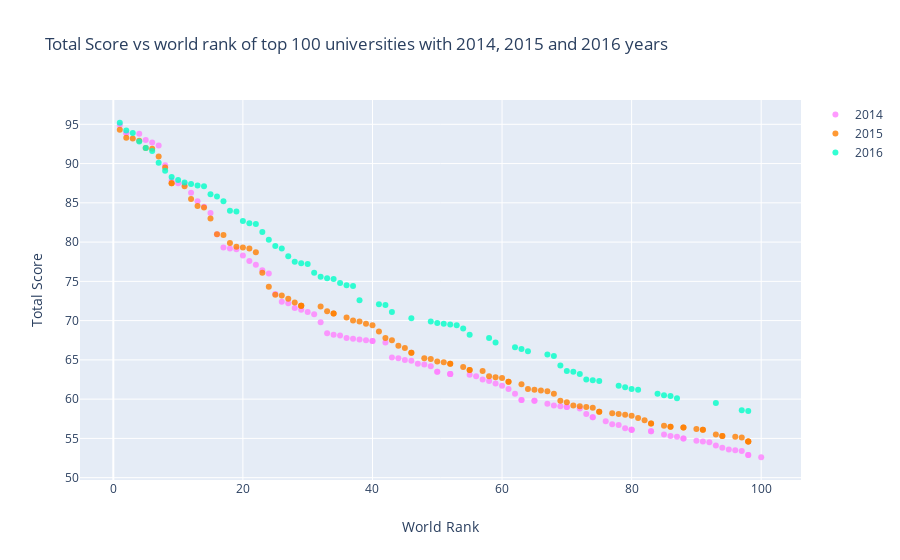

Notebook cell for this chart:
### Code cell
# prepare data frames
df2014 = timesData[timesData.year == 2014].iloc[:100,:] # 2014 yılındaki ilk 100 üniversite alındı.
df2015 = timesData[timesData.year == 2015].iloc[:100,:] # 2015 yılındaki ilk 100 üniversite alındı.
df2016 = timesData[timesData.year == 2016].iloc[:100,:] # 2016 yılındaki ilk 100 üniversite alındı.
# import graph objects as "go"
import plotly.graph_objs as go
# creating trace1
trace1 =go.Scatter(
                    x = df2014.world_rank,
                    y = df2014.total_score,
                    mode = "markers",
                    name = "2014",
                    marker = dict(color = 'rgba(255, 128, 255, 0.8)'),
                    text= df2014.university_name)
# creating trace2
trace2 =go.Scatter(
                    x = df2015.world_rank,
                    y = df2015.total_score,
                    mode = "markers",
                    name = "2015",
                    marker = dict(color = 'rgba(255, 128, 2, 0.8)'),
                    text= df2015.university_name)
# creating trace3
trace3 =go.Scatter(
                    x = df2016.world_rank,
                    y = df2016.total_score,
                    mode = "markers",
                    name = "2016",
                    marker = dict(color = 'rgba(0, 255, 200, 0.8)'),#  0.8 : saydamlık oranı
                    text= df2016.university_name)
data = [trace1, trace2, trace3] # oluşturulan 3 scatter data'da birleştiriliyor.
layout = dict(title = 'Total Score vs world rank of top 100 universities with 2014, 2015 and 2016 years',
              xaxis= dict(title= 'World Rank',ticklen= 5,zeroline= True),
              yaxis= dict(title= 'Total Score',ticklen= 15,zeroline= True)
             )
fig = dict(data = data, layout = layout)
iplot(fig)

### Figure 1 — Plotly figure (JSON) as saved in the notebook; plotly's stock layout.template omitted (floating-point values rounded to 4 significant figures)
{"data": [{"marker": {"color": "rgba(255, 128, 255, 0.8)"}, "mode": "markers", "name": "2014", "text": ["California Institute of Technology", "Harvard University", "University of Oxford", "Stanford University", "Massachusetts Institute of Technology", "Princeton University", "University of Cambridge", "University of California, Berkeley", "University of Chicago", "Imperial College London", "Yale University", "University of California, Los Angeles", "Columbia University", "ETH Zurich – Swiss Federal Institute of Technology Zurich", "Johns Hopkins University", "University of Pennsylvania", "Duke University", "University of Michigan", "Cornell University", "University of Toronto", "University College London", "Northwestern University", "University of Tokyo", "Carnegie Mellon University", "University of Washington", "National University of Singapore", "University of Texas at Austin", "Georgia Institute of Technology", "University of Illinois at Urbana-Champaign", "University of Wisconsin-Madison", "University of British Columbia", "London School of Economics and Political Science", "University of California, Santa Barbara", "University of Melbourne", "McGill University", "Karolinska Institute", "École Polytechnique Fédérale de Lausanne", "King’s College London", "University of Edinburgh", "New York University", "University of California, San Diego", "Washington University in St Louis", "University of Hong Kong", "Seoul National University", "Peking University", "University of Minnesota", "University of North Carolina at Chapel Hill", "Australian National University", "Pennsylvania State University", "Boston University", "Tsinghua University", "Brown University", "Kyoto University", "University of California, Davis", "LMU Munich", "Korea Advanced Institute of Science and Technology (KAIST)", "Hong Kong University of Science and Technology", "University of Manchester", "Ohio State University", "Pohang University of Science and Technology", "KU Leuven", "Purdue University", "The University of Queensland", "University of Göttingen", "Rice University", "École Normale Supérieure", "Leiden University", "Heidelberg University", "Delft University of Technology", "University of Southern California", "École Polytechnique", "University of Sydney", "Erasmus University Rotterdam", "University of Basel", "Utrecht University", "Nanyang Technological University", "Wageningen University and Research Center", "University of Pittsburgh", "University of Bristol", "Durham University", "Emory University", "Tufts University", "Michigan State University", "University of Amsterdam", "Ghent University", "Free University of Berlin", "Technical University of Munich", "Case Western Reserve University", "Vanderbilt University", "University of Notre Dame", "Monash University", "McMaster University", "University of California, Irvine", "Humboldt University of Berlin", "University of Rochester", "Pierre and Marie Curie University", "University of Colorado Boulder", "Maastricht University", "University of Groningen", "University of Helsinki"], "type": "scatter", "x": ["1", "2", "2", "4", "5", "6", "7", "8", "9", "10", "11", "12", "13", "14", "15", "16", "17", "18", "19", "20", "21", "22", "23", "24", "25", "26", "27", "28", "29", "30", "31", "32", "33", "34", "35", "36", "37", "38", "39", "40", "40", "42", "43", "44", "45", "46", "47", "48", "49", "50", "50", "52", "52", "52", "55", "56", "57", "58", "59", "60", "61", "62", "63", "63", "65", "65", "67", "68", "69", "70", "70", "72", "73", "74", "74", "76", "77", "78", "79", "80", "80", "80", "83", "83", "85", "86", "87", "88", "88", "90", "91", "92", "93", "94", "95", "96", "97", "98", "98", "100"], "y": ["94.9", "93.9", "93.9", "93.8", "93.0", "92.7", "92.3", "89.8", "87.8", "87.5", "87.4", "86.3", "85.2", "84.5", "83.7", "81.0", "79.3", "79.2", "79.1", "78.3", "77.6", "77.1", "76.4", "76.0", "73.4", "72.4", "72.2", "71.6", "71.4", "71.1", "70.8", "69.8", "68.4", "68.2", "68.1", "67.8", "67.7", "67.6", "67.5", "67.4", "67.4", "67.2", "65.3", "65.2", "65.0", "64.9", "64.5", "64.4", "64.2", "63.5", "63.5", "63.2", "63.2", "63.2", "63.1", "62.9", "62.5", "62.3", "62.0", "61.7", "61.3", "60.7", "59.9", "59.9", "59.8", "59.8", "59.4", "59.2", "59.1", "59.0", "59.0", "58.8", "58.1", "57.7", "57.7", "57.2", "56.8", "56.7", "56.3", "56.1", "56.1", "56.1", "55.9", "55.9", "55.5", "55.3", "55.2", "55.0", "55.0", "54.7", "54.6", "54.5", "54.1", "53.8", "53.6", "53.5", "53.4", "52.9", "52.9", "52.6"]}, {"marker": {"color": "rgba(255, 128, 2, 0.8)"}, "mode": "markers", "name": "2015", "text": ["California Institute of Technology", "Harvard University", "University of Oxford", "Stanford University", "University of Cambridge", "Massachusetts Institute of Technology", "Princeton University", "University of California, Berkeley", "Imperial College London", "Yale University", "University of Chicago", "University of California, Los Angeles", "ETH Zurich – Swiss Federal Institute of Technology Zurich", "Columbia University", "Johns Hopkins University", "University of Pennsylvania", "University of Michigan", "Duke University", "Cornell University", "University of Toronto", "Northwestern University", "University College London", "University of Tokyo", "Carnegie Mellon University", "National University of Singapore", "University of Washington", "Georgia Institute of Technology", "University of Texas at Austin", "LMU Munich", "University of Illinois at Urbana-Champaign", "University of Wisconsin-Madison", "University of British Columbia", "University of Melbourne", "London School of Economics and Political Science", "École Polytechnique Fédérale de Lausanne", "University of Edinburgh", "University of California, Santa Barbara", "New York University", "McGill University", "King’s College London", "University of California, San Diego", "Washington University in St Louis", "University of Hong Kong", "Karolinska Institute", "Australian National University", "University of Minnesota", "University of North Carolina at Chapel Hill", "Peking University", "Tsinghua University", "Seoul National University", "Hong Kong University of Science and Technology", "Korea Advanced Institute of Science and Technology (KAIST)", "University of Manchester", "Brown University", "KU Leuven", "University of California, Davis", "Boston University", "Pennsylvania State University", "Kyoto University", "University of Sydney", "Nanyang Technological University", "École Polytechnique", "Scuola Normale Superiore di Pisa", "Leiden University", "The University of Queensland", "Pohang University of Science and Technology", "University of Göttingen", "Ohio State University", "Rice University", "Heidelberg University", "Delft University of Technology", "Erasmus University Rotterdam", "Wageningen University and Research Center", "University of Bristol", "University of Basel", "University of Southern California", "University of Amsterdam", "École Normale Supérieure", "Utrecht University", "Humboldt University of Berlin", "Free University of Berlin", "Michigan State University", "Durham University", "Monash University", "Middle East Technical University", "University of Arizona", "University of Notre Dame", "Tufts University", "University of California, Irvine", "Ghent University", "University of Massachusetts", "University of Pittsburgh", "Emory University", "McMaster University", "University of Glasgow", "Vanderbilt University", "University of Colorado Boulder", "Stockholm University", "Technical University of Munich", "Uppsala University"], "type": "scatter", "x": ["1", "2", "3", "4", "5", "6", "7", "8", "9", "9", "11", "12", "13", "14", "15", "16", "17", "18", "19", "20", "21", "22", "23", "24", "25", "26", "27", "28", "29", "29", "29", "32", "33", "34", "34", "36", "37", "38", "39", "40", "41", "42", "43", "44", "45", "46", "46", "48", "49", "50", "51", "52", "52", "54", "55", "55", "57", "58", "59", "60", "61", "61", "63", "64", "65", "66", "67", "68", "69", "70", "71", "72", "73", "74", "75", "75", "77", "78", "79", "80", "81", "82", "83", "83", "85", "86", "86", "88", "88", "90", "91", "91", "93", "94", "94", "96", "97", "98", "98", "98"], "y": ["94.3", "93.3", "93.2", "92.9", "92.0", "91.9", "90.9", "89.5", "87.5", "87.5", "87.1", "85.5", "84.6", "84.4", "83.0", "81.0", "80.9", "79.9", "79.4", "79.3", "79.2", "78.7", "76.1", "74.3", "73.3", "73.2", "72.8", "72.3", "71.9", "71.9", "71.9", "71.8", "71.2", "70.9", "70.9", "70.4", "70.0", "69.9", "69.6", "69.4", "68.6", "67.8", "67.5", "66.8", "66.5", "65.9", "65.9", "65.2", "65.1", "64.8", "64.7", "64.5", "64.5", "64.1", "63.7", "63.7", "63.6", "62.9", "62.8", "62.7", "62.2", "62.2", "61.9", "61.3", "61.2", "61.1", "61.0", "60.7", "59.8", "59.6", "59.2", "59.1", "59.0", "58.9", "58.4", "58.4", "58.2", "58.1", "58.0", "57.9", "57.6", "57.3", "56.9", "56.9", "56.6", "56.5", "56.5", "56.4", "56.4", "56.2", "56.1", "56.1", "55.5", "55.3", "55.3", "55.2", "55.1", "54.6", "54.6", "54.6"]}, {"marker": {"color": "rgba(0, 255, 200, 0.8)"}, "mode": "markers", "name": "2016", "text": ["California Institute of Technology", "University of Oxford", "Stanford University", "University of Cambridge", "Massachusetts Institute of Technology", "Harvard University", "Princeton University", "Imperial College London", "ETH Zurich – Swiss Federal Institute of Technology Zurich", "University of Chicago", "Johns Hopkins University", "Yale University", "University of California, Berkeley", "University College London", "Columbia University", "University of California, Los Angeles", "University of Pennsylvania", "Cornell University", "University of Toronto", "Duke University", "University of Michigan", "Carnegie Mellon University", "London School of Economics and Political Science", "University of Edinburgh", "Northwestern University", "National University of Singapore", "King’s College London", "Karolinska Institute", "LMU Munich", "New York University", "École Polytechnique Fédérale de Lausanne", "University of Washington", "University of Melbourne", "University of British Columbia", "KU Leuven", "University of Illinois at Urbana-Champaign", "Heidelberg University", "McGill University", "University of California, San Diego", "University of California, Santa Barbara", "Georgia Institute of Technology", "Peking University", "University of Tokyo", "University of California, Davis", "University of Hong Kong", "University of Texas at Austin", "Tsinghua University", "Wageningen University and Research Center", "Humboldt University of Berlin", "University of Wisconsin-Madison", "Brown University", "Australian National University", "Technical University of Munich", "École Normale Supérieure", "Nanyang Technological University", "University of Manchester", "University of Sydney", "University of Amsterdam", "Hong Kong University of Science and Technology", "The University of Queensland", "Washington University in St Louis", "Utrecht University", "University of North Carolina at Chapel Hill", "Boston University", "Delft University of Technology", "University of Minnesota", "Leiden University", "University of Southern California", "University of Bristol", "Durham University", "Erasmus University Rotterdam", "Free University of Berlin", "Monash University", "University of Groningen", "Pennsylvania State University", "University of Glasgow", "University of Helsinki", "University of Tübingen", "University of Pittsburgh", "University of Warwick", "Uppsala University", "University of Copenhagen", "University of New South Wales", "University of Freiburg", "Seoul National University", "University of St Andrews", "Vanderbilt University", "Kyoto University", "Maastricht University", "Emory University", "Lund University", "Ohio State University", "University of Exeter", "University of Bonn", "Georgetown University", "McMaster University", "University of Sheffield", "Queen Mary University of London", "University of Göttingen", "Michigan State University"], "type": "scatter", "x": ["1", "2", "3", "4", "5", "6", "7", "8", "9", "10", "11", "12", "13", "14", "15", "16", "17", "18", "19", "20", "21", "22", "23", "24", "25", "26", "27", "28", "29", "30", "31", "32", "33", "34", "35", "36", "37", "38", "=39", "=39", "41", "42", "43", "=44", "=44", "46", "=47", "=47", "49", "50", "51", "52", "53", "54", "55", "=56", "=56", "58", "59", "=60", "=60", "62", "63", "64", "=65", "=65", "67", "68", "69", "70", "71", "72", "73", "74", "75", "=76", "=76", "78", "79", "80", "81", "=82", "=82", "84", "85", "86", "87", "=88", "=88", "=90", "=90", "=90", "93", "=94", "=94", "=94", "97", "98", "=99", "=99"], "y": ["95.2", "94.2", "93.9", "92.8", "92.0", "91.6", "90.1", "89.1", "88.3", "87.9", "87.6", "87.4", "87.2", "87.1", "86.1", "85.8", "85.2", "84.0", "83.9", "82.7", "82.4", "82.3", "81.3", "80.3", "79.5", "79.2", "78.2", "77.5", "77.3", "77.2", "76.1", "75.6", "75.4", "75.3", "74.8", "74.5", "74.4", "72.6", "72.2", "72.2", "72.1", "72.0", "71.1", "71.0", "71.0", "70.3", "70.0", "70.0", "69.9", "69.7", "69.6", "69.5", "69.4", "69.0", "68.2", "68.1", "68.1", "67.8", "67.2", "67.0", "67.0", "66.6", "66.4", "66.1", "65.9", "65.9", "65.7", "65.5", "64.3", "63.6", "63.5", "63.2", "62.5", "62.4", "62.3", "61.9", "61.9", "61.7", "61.5", "61.3", "61.2", "61.0", "61.0", "60.7", "60.5", "60.4", "60.1", "59.9", "59.9", "59.7", "59.7", "59.7", "59.5", "58.8", "58.8", "58.8", "58.6", "58.5", "58.0", "58.0"]}], "layout": {"title": {"text": "Total Score vs world rank of top 100 universities with 2014, 2015 and 2016 years"}, "xaxis": {"ticklen": 5, "title": {"text": "World Rank"}, "zeroline": true}, "yaxis": {"ticklen": 15, "title": {"text": "Total Score"}, "zeroline": true}}}
